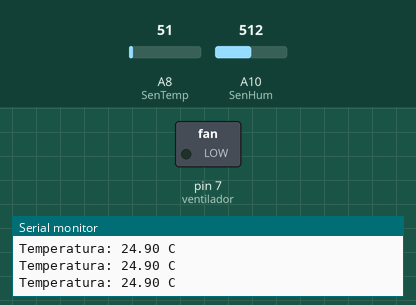
This sketch was run on a simulated Arduino Mega 2560, built with avr-gcc and run on an emulated ATmega2560. On the bench: switched loads named in the sketch (green lamp = pin HIGH), the last lines printed to the serial monitor. The test bench sets the inputs (shaded band); at power-on: A8 (SenTemp) = 51, A10 (SenHum) = 512.

Above: at 3.8 s.
3.9 s: A8 (SenTemp) set to 67
At 12.2 s:
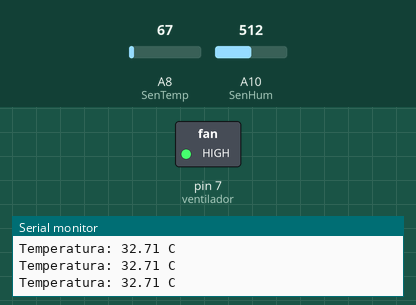
12.5 s: A8 (SenTemp) set to 30
At 19.6 s:
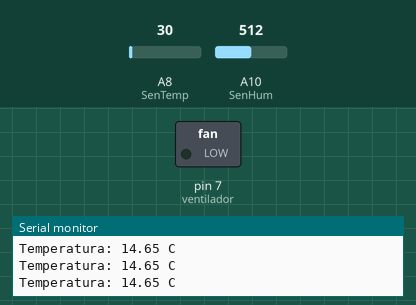
20.5 s: A8 (SenTemp) set to 71
At 28.0 s:
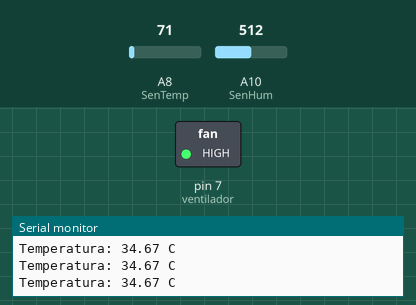
Timing chart, 0 to 29.5 s (numbered marks = the images above; inputs shaded):
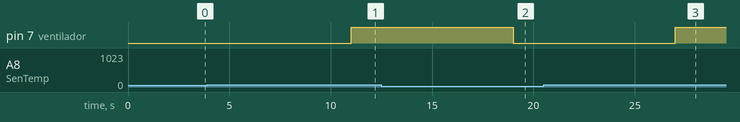

Measured:
- the behaviour switches between 61 and 62 on A8 (SenTemp) (found by bisection; images 0 and 1)
- after the input at 3.9 s, pin 7 (ventilador): LOW → HIGH after 7.1 s
- after the input at 12.5 s, pin 7 (ventilador): HIGH → LOW after 6.5 s
- after the input at 20.5 s, pin 7 (ventilador): LOW → HIGH after 6.5 s

The sketch:

Test_Sensores_04.ino
```cpp
////////////Variables del sensor de temperatura////////////////
const int SenTemp = A8;    //Pin analògico del sensor de Temperatura
float LecTemp = 0;
float Temp = 0;
float TempC = 0;

////////////Variables del sensor de humedad////////////////
const int SenHum = A10;      //Pin analògico del sensor Humedad
int LecHum = 0;
float ValHum = 0;
float Hum = 0;

int tiempo=0;
int t_ant=0;

const int ventilador = 7;                           //Se declara el ventilador en el pin digital 7

void setup() {
  Serial.begin (9600);
  pinMode(ventilador, OUTPUT);                      //Se configura el ventilador como Salida
}

void loop() {
  tiempo=millis();
  if (((tiempo-t_ant)>=3000) && ((tiempo-t_ant)<=3100)) {
      Temperatura();
  }
  if (((tiempo-t_ant)>=8000)  && ((tiempo-t_ant)<=8100)){
        Humedad();
        t_ant=millis();
  }

  if (Temp >= 30){                                  //Si la temperatura es mayor a 30
    digitalWrite(ventilador,HIGH);                  //El ventilador se encienda
  }
  if (Temp <= 28){                                  //Si la temperatura es menor a 28
    digitalWrite(ventilador,LOW);                   //El ventilador se apaga
  }

}

////////////Temperatura////////////////
void Temperatura(){
  LecTemp = analogRead(SenTemp);      //Se lee los valores del sensor de temperatura
  Temp = (5.0 * LecTemp * 100)/1024.0;      //Se convierten los datos obtenidos a milivolts
  Serial.print ("Temperatura: ");       //Se muestra la temperatura
  Serial.print (Temp);
  Serial.println (" C");
}

////////////Humedad////////////////
void Humedad(){
  LecHum = analogRead (SenHum);                   //Se lee los valores del sensor ed humedad
  ValHum = (LecHum - 355) / 6.68;                 //Se obtiene el porcentaje
  Hum = map(ValHum,0,100,100,0);                  //Se invierte el porcentaje
  Serial.print("Humedad: ");                      //Se muestra la humedad
  Serial.println(Hum);
}
```
